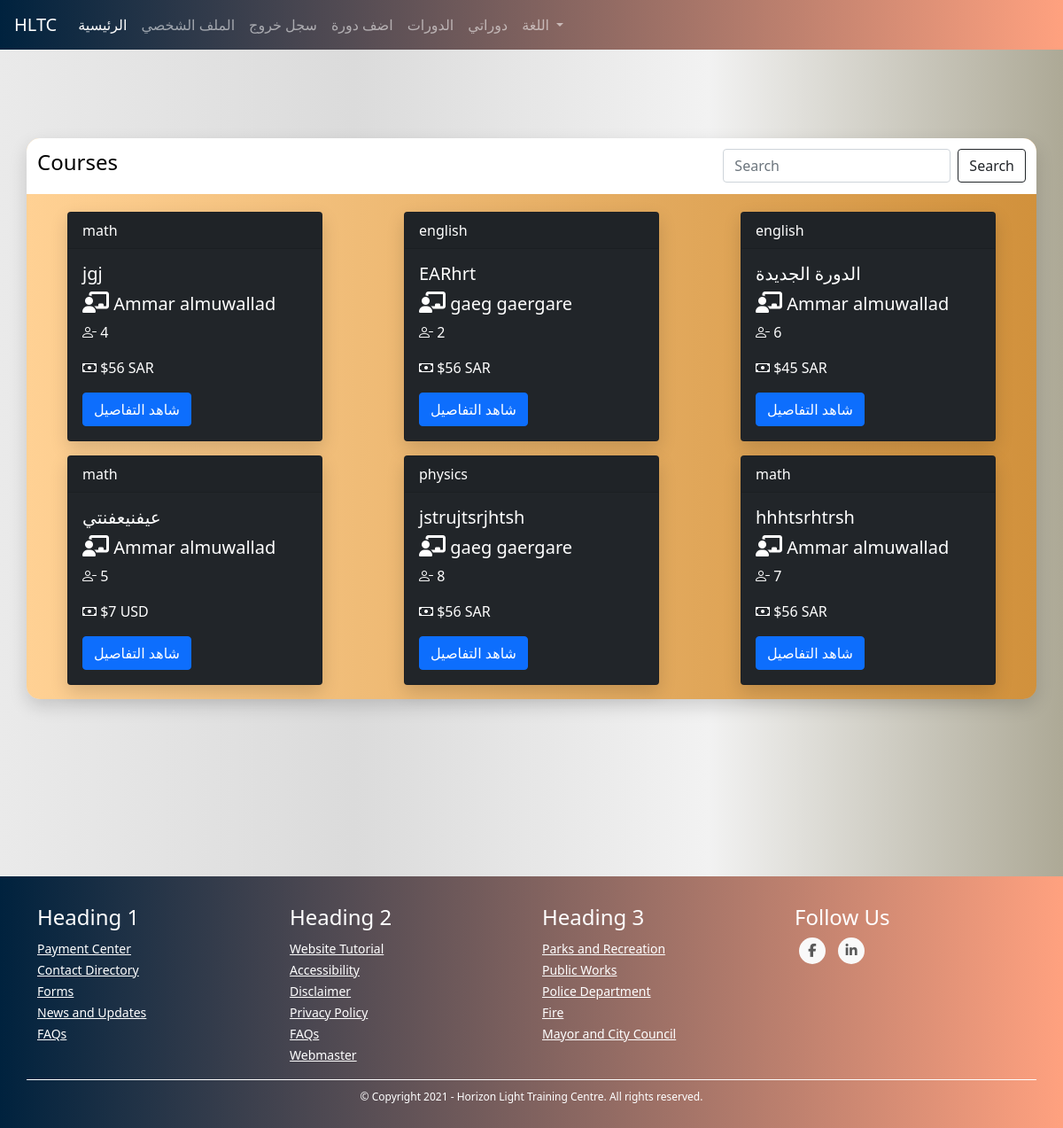
Before: /courses (signed in) with the older database file.
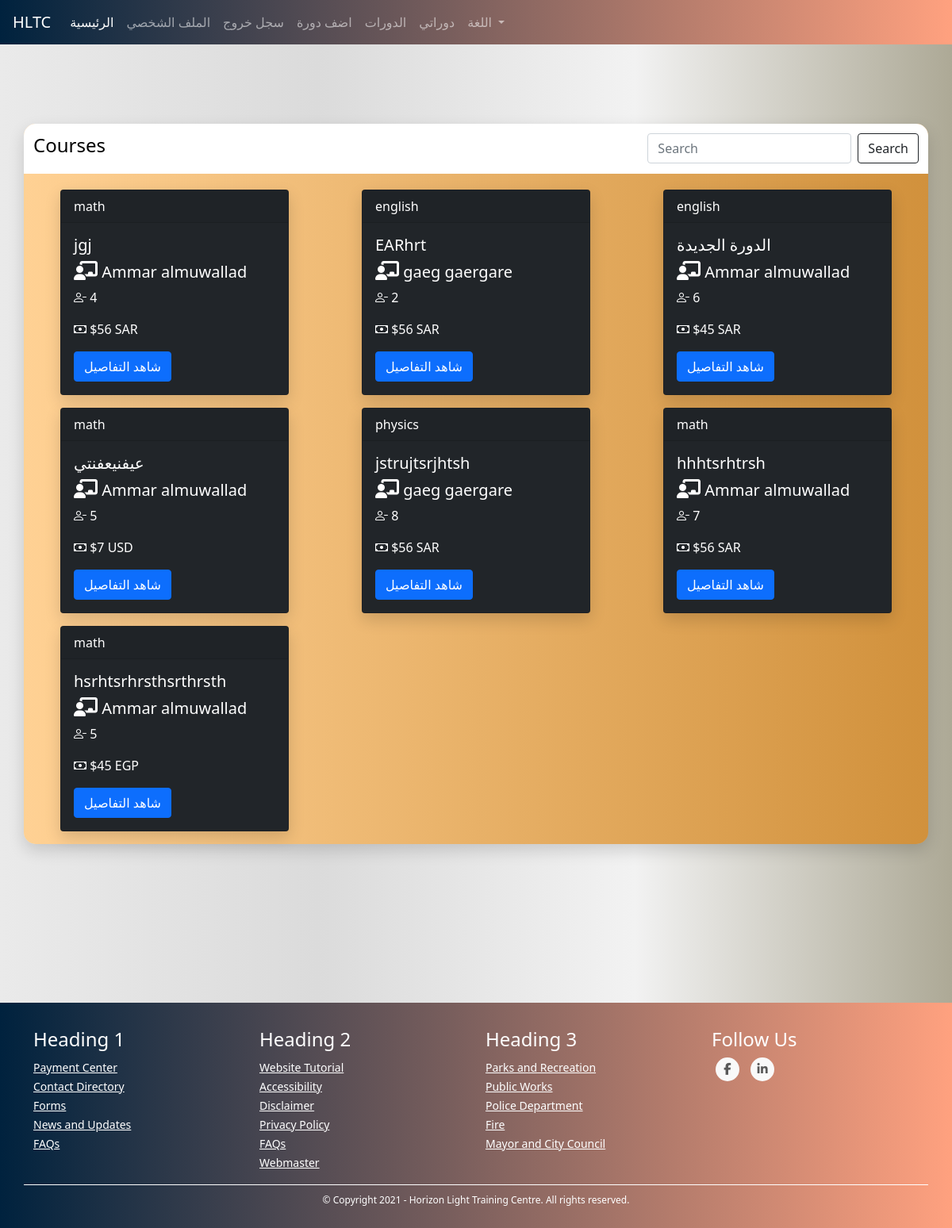
After: the same page with the newer database file.
### TUTOR/models.py (models this page shows, shortened)
class CourseModel(db.Model):
    id = db.Column(db.Integer, primary_key=True)
    name = db.Column(db.String(130), nullable=False)
    description = db.Column(db.String(1000), nullable=False)
    subject = db.Column(db.String(), nullable=False)
    price = db.Column(db.Integer, nullable=False)
    min_students = db.Column(db.Integer, nullable=False)
    max_students = db.Column(db.Integer, nullable=False)
    currency = db.Column(db.String(3), nullable=False)
    began = db.Column(db.Boolean, nullable=False, default=False)
    ended = db.Column(db.Boolean, nullable=False, default=False)
    course_type = db.Column(db.Integer, nullable=False) # 1 for start when min number # 2 for start with min and date
    _period = db.Column(db.Integer, nullable=True) # days
    _start_date = db.Column(db.DateTime, nullable=True)
    _end_date = db.Column(db.DateTime, nullable=True)
    links = db.Column(db.String(), nullable=False) # {"zoom": "link", ....}
    weekly_time_table_json  = db.Column(db.String(1000), nullable=False) # {"saturday": {"from": ..., "to": ...}, ...}
    _state = db.Column(db.String(), nullable=False, default=json.dumps({"state_code": 1, "state_string": "لم تبدأ بعد", "allowed_actions": ["join", "view", "start", "cancel"]})) # {"state_code": 2, "state_string": "قائم", "allowed_actions": ["view", "end"]} {"state_code": 3, "state_string": "انتهى", "allowed_actions": ["delete"]} {"state_code": 4, "state_string": "ملغي", "allowed_actions": ["delete"]}
    number_of_students_paid = db.Column(db.Integer, nullable=False, default=0)
    have_sent_first_payment_emails = db.Column(db.Boolean, nullable=False, default=False)
    created_by_admin = db.Column(db.Boolean, nullable=False)
    creation_date = db.Column(db.DateTime, nullable=False, default=datetime.utcnow)
    payment_model = db.relationship('PaymentModel', backref='course', uselist=False)
    tutor_data_model_id = db.Column(db.Integer, db.ForeignKey('tutor_data_model.id'),
        nullable=False)
    @property
    def number_of_participants(self):
        return len(self.students)
    @property
    def empty_seats(self):
        return self.max_students - self.number_of_participants
    def start(self):
        self.began = True
        self._state = json.dumps({"state_code": 2, "state_string": "قائم", "allowed_actions": ["view", "end", "cancel"]})
        if self.course_type == 1:
            now = datetime.date(datetime.utcnow())
            self._start_date = now
            self._end_date = now + timedelta(days=self.period)
        db.session.commit()
        for sdm in self.students: # the paymetn is when a student joins not when the course begins bcz the course wont begin if students didn't pay
            send_student_course_start_email(sdm.user, self)
        send_tutor_course_start_email(self.tutor.user, self)
        return True
    def end(self):
        self.ended = True
        self._state = json.dumps({"state_code": 3, "state_string": "انتهى", "allowed_actions": ["delete"]})
        db.session.commit()
        for sdm in self.students:
            send_student_course_ended_email(sdm.user, self)
        send_tutor_course_ended_email(self.tutor.user, self)
        return True
    def cancel(self):
        self._state = json.dumps({"state_code": 4, "state_string": "ملغي", "allowed_actions": ["delete"]})
        db.session.commit()
        self.payment_model.refund_all()
        for sdm in self.students:
            send_student_course_canceled_email(sdm.user, self)
        send_tutor_course_canceled_email(self.tutor.user, self)

class UserModel(db.Model, UserMixin):
    id = db.Column(db.Integer, primary_key=True)
    first_name = db.Column(db.String(128), nullable=False)
    last_name = db.Column(db.String(128), nullable=False)
    username = db.Column(db.String(20), unique=True, nullable=False)
    email = db.Column(db.String(256), unique=True, nullable=False)
    password = db.Column(db.String(255), nullable=False)
    user_type = db.Column(db.String(30), nullable=False)
    _gender = db.Column(db.Boolean, nullable=False, default=True)
    email_confirmation_code = db.Column(db.String(5), nullable=True)
    is_confirmed = db.Column(db.Boolean, nullable=False, default=False)
    creation_date = db.Column(db.DateTime, nullable=False, default=datetime.utcnow)
    admin_data_model = db.relationship('AdminDataModel', backref='user', uselist=False)
    tutor_data_model = db.relationship('TutorDataModel', backref='user', uselist=False)
    student_data_model = db.relationship('StudentDataModel', backref='user', uselist=False)
    @property
    def full_name(self):
        return self.first_name + " " + self.last_name

### TUTOR/COURSES/routes.py (the view)
@courses_blueprint.route("/courses")
@login_required([])
def courses():
    all_courses = CourseModel.query.all()
    return render_template("courses.html", all_courses=all_courses)

### TUTOR/COURSES/routes.py (called while the page is built)
@courses_blueprint.context_processor
def utility_processor():
    return dict(get_language_text=LngObj.get_language_text, get_current_page_language_list=LngObj.get_current_page_language_list, languages=LANGUAGES, admin_types=ADMIN_TYPES, settings=SiteSettingsModel.instance())

### TUTOR/models.py (called while the page is built)
@login_manager.user_loader
def load_user(user_id):
    return UserModel.query.get(int(user_id))

    @classmethod
    def instance(cls):
        return cls.query.get(1)

### TUTOR/utils/utils.py (called while the page is built)
def login_required(roles=[]):
	def wrapper(fn):
		@wraps(fn)
		def decorated_view(*args, **kwargs):
			if request.method in EXEMPT_METHODS:
				return fn(*args, **kwargs)
			elif current_app.login_manager._login_disabled:
				return fn(*args, **kwargs)
			elif not current_user.is_authenticated:
				return current_app.login_manager.unauthorized()
			role = current_user.user_type
			if ( (role not in roles) and (roles != []) ):
				return current_app.login_manager.unauthorized()
			return fn(*args, **kwargs)
		return decorated_view
	return wrapper

### TUTOR/templates/courses.html (shortened to what this page needs)
{% extends "template.html" %}
{% block content %}
    <link rel="stylesheet" href="{{ url_for('static', filename='css/courses.css') }}">
    <div class="container my-cont">
        <div class="row justify-content-center my-row filter-row">
          <nav class="navbar navbar-expand-lg my-courses-nav navbar-dark">
            <a class="navbar-brand"><h4>Courses</h4></a>
                  <div class="collapse navbar-collapse" id="navbarSupportedContent">
                    <form class="form-inline my-2 my-lg-0">
                      <input class="form-control mr-sm-2" type="search" placeholder="Search" aria-label="Search">
                      <button class="btn btn-outline-dark my-2 my-sm-0" type="submit">Search</button>
                    </form>
                  </div>
            </nav>
        </div>
        <div class="row my-row">
            {% for course in all_courses %}
                <div class="col-sm-4 my-col content-col">
                    <div class="card text-white bg-dark mb-3 my-card" style="max-width: 18rem;">
                        <div class="card-header">{{ course.subject }}</div>
                            <div class="card-body">
                                <h5 class="card-title">{{ course.name }}</h5>
                                <h5 class="card-title"><i class='fas fa-chalkboard-teacher' style='font-size:24px'></i> {{ course.tutor.user.full_name }}</h5>
                                <p class="card-text"><i class="bi bi-person-dash"></i> {{ course.empty_seats }}</p>
                                {% if current_user.user_type == "student" %}
                                  <p class="card-text"><i class="bi bi-cash"></i> ${{ course.price_for_student(current_user.student_data_mode) }} {{ course.currency }}  {% if course.has_discount_for_student(current_user.student_data_mode) %}عرض خاص{% endif %}</p>
                                  {% else %}
                                  <p class="card-text"><i class="bi bi-cash"></i> ${{ course.price }} {{ course.currency }}</p>
                                  {% endif %}
                                  <a href="{{ url_for('courses_blueprint.course', course_id=course.id) }}" class="btn btn-primary">شاهد التفاصيل</a>
                        </div>
                    </div>
                </div>
            {% endfor %}
        </div>
    </div>
{% endblock %}

Changed rows visible on the page:
added CourseModel: subject "math", name "hsrhtsrhrsthsrthrsth", tutor.user.full_name "Ammar almuwallad", empty_seats "5", price "45", currency "EGP"
